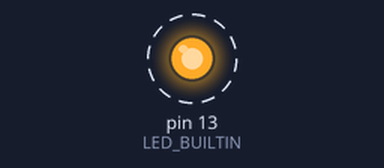
This sketch was run on a simulated Arduino Uno, built with avr-gcc and run on an emulated ATmega328P. On the bench: output pins drawn as LEDs (lit = HIGH). Dashed ring = blinking. What the sketch prints to the serial monitor is not drawn.

Above: at 0.05 s.
Timing chart, 0 to 3.0 s (numbered marks = the images above):
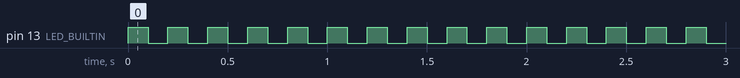

Measured:
- by itself, pin 13 (LED_BUILTIN): alternates HIGH for 0.10 s and LOW for 0.10 s

The sketch:

00_Blink.ino
```cpp
// the setup function runs once when you press reset or power the board

unsigned char A = 0b10101101;       // 0b0000000010100101
unsigned char Mask = 0b00011000;    // 0x18
// unsigned char Unmask = 0b11100111;  // 0xE7

// 처음에 한번만 호출되는 함수
void setup() {
  // initialize digital pin LED_BUILTIN as an output.
  Serial.begin(115200);
  int val = 1000;
  Serial.println(String(val));

  String str_val = "1000";
  int data = str_val.toInt();

  Serial.println(data, DEC);


  // // A의 3번,4번비트를 1로 변경해서 출력하세요.
  // Serial.print("A|Mask = ");
  // Serial.println(A|Mask, BIN);

  // // A의 3번,4번비트를 0로 변경해서 출력하세요.
  // Serial.print("A&(~Mask) = ");
  // Serial.println(A&(~Mask), BIN);

  // // A의 3번,4번비트를 반전해서 출력하세요.(0->1, 1->0)
  // Serial.print("A^Mask = ");
  // Serial.println(A^Mask, BIN);

  pinMode(LED_BUILTIN, OUTPUT);
}

// the loop function runs over and over again forever
// 반복적으로 호출되는 함수
void loop() {
  digitalWrite(LED_BUILTIN, HIGH);   // turn the LED on (HIGH is the voltage level)
  delay(100);                       // wait for a second
  digitalWrite(LED_BUILTIN, LOW);    // turn the LED off by making the voltage LOW
  delay(100);                       // wait for a second
}
```
